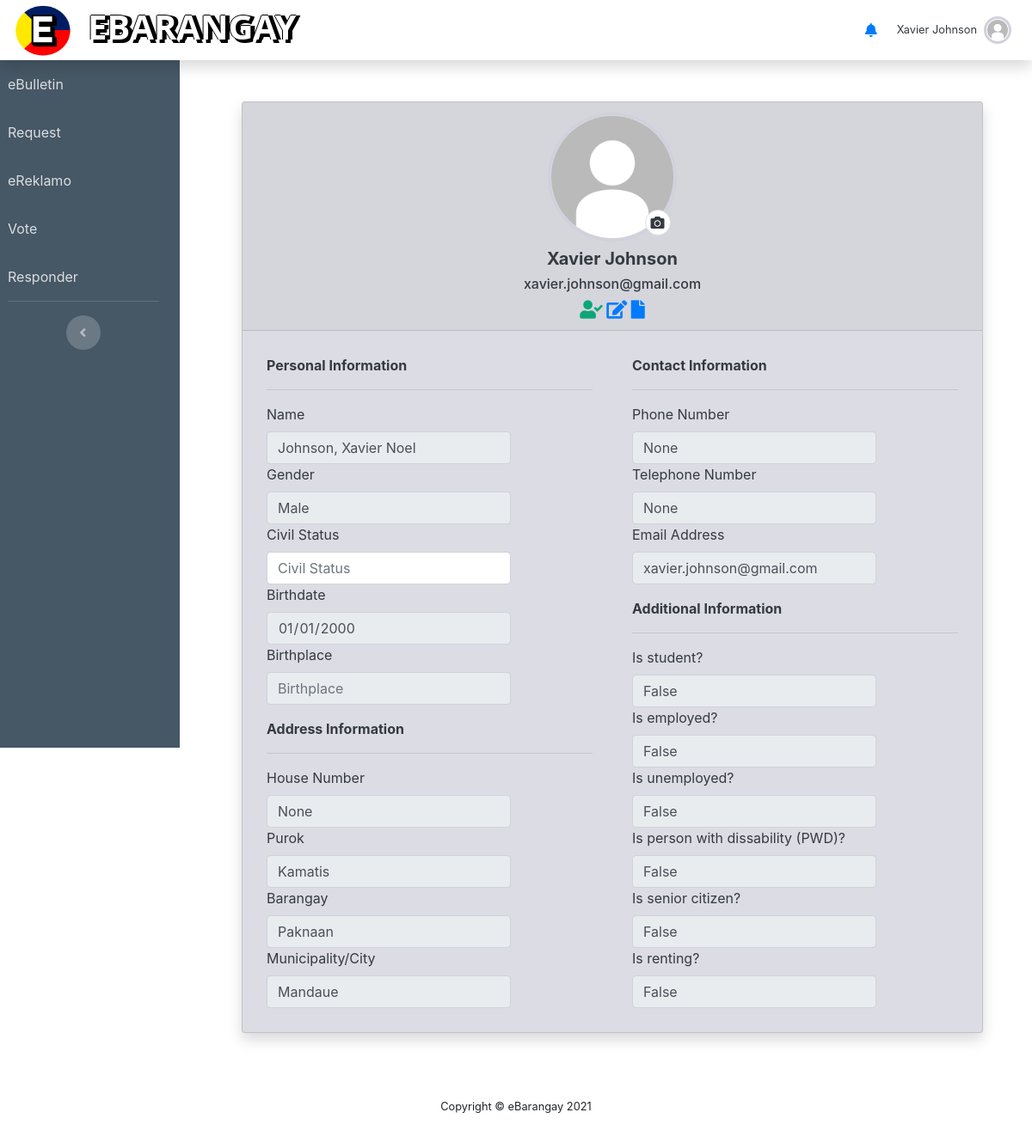
Page /profile.php (signed in) on the earlier database version.
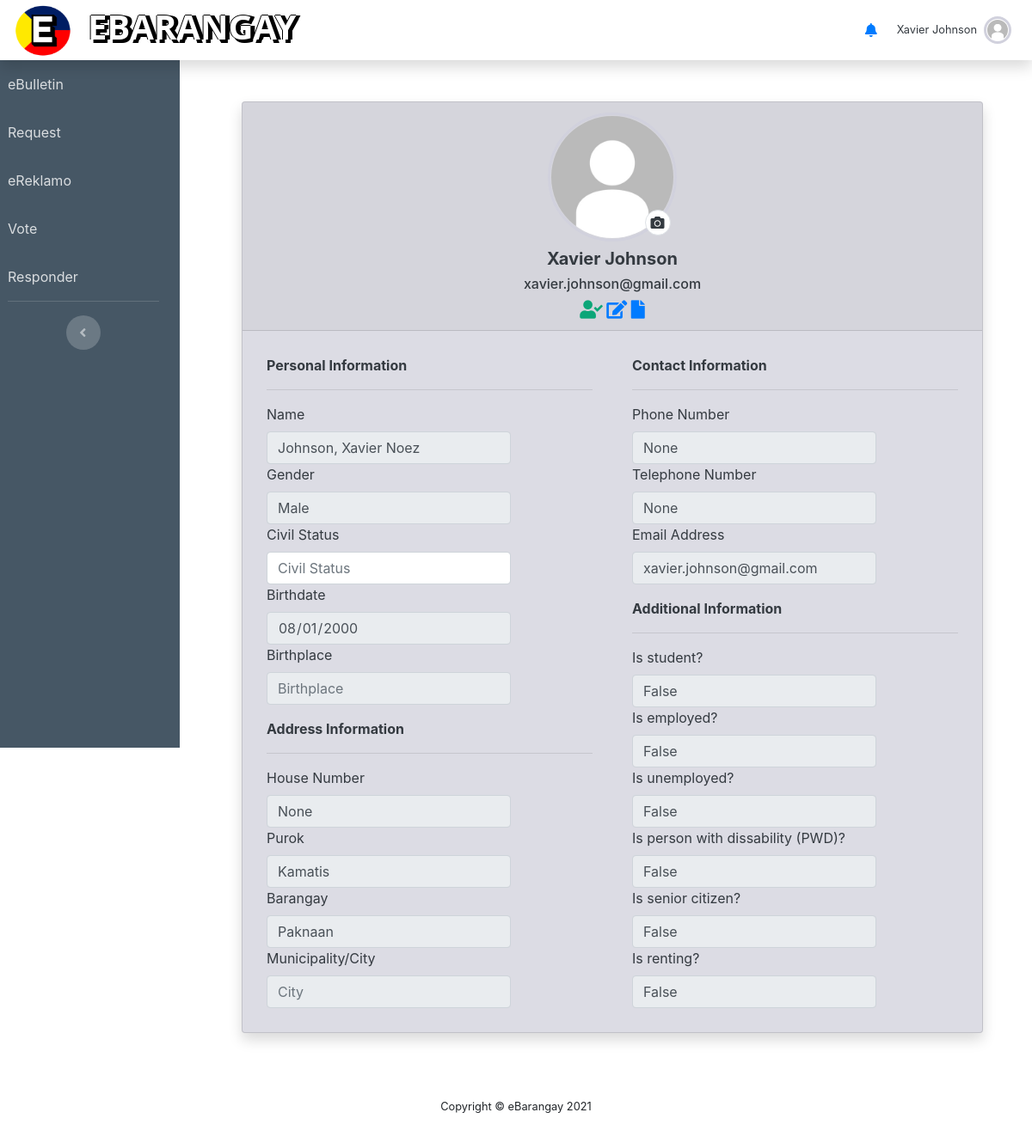
Same page on the later database version.
### tables this page shows
CREATE TABLE `users` (
  `UsersID` int NOT NULL,
  `Firstname` varchar(50) NOT NULL,
  `Middlename` varchar(50) DEFAULT NULL,
  `Lastname` varchar(50) NOT NULL,
  `dateofbirth` varchar(50) NOT NULL,
  `civilStat` varchar(50) NOT NULL,
  `emailAdd` varchar(50) NOT NULL,
  `username` varchar(50) NOT NULL,
  `usersPwd` varchar(255) DEFAULT NULL,
  `userGender` varchar(50) DEFAULT NULL,
  `userType` varchar(50) DEFAULT NULL,
  `profile_pic` varchar(129) DEFAULT NULL,
  `userBarangay` varchar(50) DEFAULT NULL,
  `userPurok` varchar(50) DEFAULT NULL,
  `phoneNum` varchar(20) DEFAULT NULL,
  `teleNum` varchar(20) DEFAULT NULL,
  `VerifyStatus` varchar(20) NOT NULL DEFAULT 'Pending',
  `userCity` varchar(30) NOT NULL DEFAULT 'None',
  `Status` varchar(20) NOT NULL DEFAULT 'Active',
  `isRenting` varchar(20) DEFAULT 'False',
  `landlordName` varchar(50) DEFAULT 'None',
  `landlordContact` varchar(50) DEFAULT 'NONE',
  `barangayPos` varchar(50) DEFAULT 'None',
  `userAddress` varchar(50) DEFAULT NULL,
  `userHouseNum` varchar(50) DEFAULT NULL
);

### profile.php (the view, shortened to what this page needs)
<?php include_once 'header.php' ?>
<?php
    $profile = $conn->query("SELECT * FROM users WHERE UsersID='{$_SESSION['UsersID']}'");
    while($row=$profile->fetch_assoc()):
?>
<div class="col d-flex flex-column px-4">
    <div class="m-4 p-4">
        <div class="card rounded shadow" style="background-color: #dcdce4;">
            <div class="card-header">
                <div class="text-center text-dark">
                    <div class="user-avatar w-100 d-flex justify-content-center">
                        <span class="position-relative">
                            <img src="img/<?php echo $_SESSION["profile_pic"]; ?>" alt="Maxwell Admin" class="img-fluid rounded-circle <?php
                                if($_SESSION["userType"] == "Resident"){
                                    echo "img-res-profile";
                                }
                                elseif($_SESSION["userType"] == "Purok Leader"){
                                    echo "img-purokldr-profile";
                                }
                                elseif($_SESSION["userType"] == "Captain"){
                                    echo "img-capt-profile";
                                }
                                elseif($_SESSION["userType"] == "Secretary"){
                                    echo "img-sec-profile";
                                }
                                elseif($_SESSION["userType"] == "Treasurer"){
                                    echo "img-treas-profile";
                                }
                                elseif($_SESSION["userType"] == "Admin"){
                                    echo "img-admin-profile";
                                }
                            ?>" style="width:150px; height:150px">
                            <a href="javascript:void(0)" data-toggle="modal" data-target="#ppModal" class="text-dark position-absolute rounded-circle img-thumbnail d-flex justify-content-center align-items-center" style="top:75%;left:75%;width:30px;height: 30px">
                                <i class="fas fa-camera"></i>
                            </a>
                        </span>
                    </div>
                    <div class="mt-2">
                        <h5 class="font-weight-bold"><?php echo $name ?></h5>
                        <h6 readonly><?php echo $_SESSION["emailAdd"]; ?></h6>
                    </div>
                </div>
                <div class="text-center">
                    <?php if($row['VerifyStatus'] == 'Verified'): ?>
                        <i class="fas fa-user-check fa-lg" alt="Verified" style="color: #0ca678"></i>
                    <?php elseif($row['VerifyStatus'] == 'Unverified'): ?>
                        <i class="fas fa-user-slash fa-lg" alt="Unverified" style="color: #e63d2e"></i>
                    <?php elseif($row['VerifyStatus'] == 'Pending'): ?>
                        <i class="fas fa-user fa-lg" alt="Pending verification"></i>
                    <?php endif; ?>
                    <a href="javascript:void(0)"><i class="fas fa-edit fa-lg" data-toggle="modal" data-target="#editProfileModal" data-backdrop="static"></i></a>
                    <?php if($_SESSION['userType'] == "Resident"): ?>
                    <a href="javascript:void(0)"><i class="fas fa-file fa-lg" data-toggle="modal" data-target="#requestHistoryModal" data-backdrop="static"></i></a>
                    <?php else: ?>
                    <a href="javascript:void(0)"><i class="fas fa-history fa-lg" data-toggle="modal" data-target="#reportHistory" data-backdrop="static"></i></a>
                    <?php endif; ?>
                </div>
            </div>
            <div class="card-body text-dark">
                <div class="row">
                    <div class="col-md-6">
                        <div class="p-2">
                            <div>
                                <strong>Personal Information</strong><hr>
                            </div>
                            <label class="labels">Name</label>
                            <input type="text" class="form-control w-75" placeholder="Fname Mname Lname" value="<?php echo "{$_SESSION['Lastname']}, {$_SESSION['Firstname']} {$_SESSION['Middlename']}"?>" readonly>
                            <label class="labels">Gender</label>
                            <input type="text" class="form-control w-75" placeholder="Gender" value="<?php echo $_SESSION["userGender"] ?>" readonly>
                            <label class="labels">Civil Status</label>
                            <input type="text" class="form-control w-75" placeholder="Civil Status" value="">
                            <label class="labels">Birthdate</label>
                            <input type="date" class="form-control w-75" placeholder="Birthdate" value="<?php echo $_SESSION["dateofbirth"] ?>" readonly>
                            <label class="labels">Birthplace</label>
                            <input type="text" class="form-control w-75" placeholder="Birthplace" value="" readonly>
                        </div>
                        <div class="p-2">
                            <div>
                                <strong>Address Information</strong><hr>
                            </div>
                            <div class="row-md-4 row-sm-4">
                                <label class="labels">House Number</label>
                                <input type="text" class="form-control w-75" value="<?php if($_SESSION['teleNum'] == NULL){ echo "None"; }else{ echo $_SESSION["userHouseNum"]; }?>" readonly>
                                <label class="labels">Purok</label>
                                <input type="text" class="form-control w-75" placeholder="Barangay" value="<?php echo $_SESSION["userPurok"] ?>" readonly>
                                <label class="labels">Barangay</label>
                                <input type="text" class="form-control w-75" placeholder="Barangay" value="<?php echo $_SESSION["userBarangay"] ?>" readonly>
                                <label class="labels">Municipality/City</label>
                                <input type="text" class="form-control w-75" placeholder="City" value="<?php echo $_SESSION["userCity"] ?>" readonly>
                            </div>
                        </div>
                    </div>
                    <div class="col-md-6">
                        <div class="p-2">
                            <div>
                                <strong>Contact Information</strong><hr>
                            </div>
                            <label class="labels">Phone Number</label>
                            <input type="text" class="form-control w-75" value="<?php if($_SESSION['phoneNum'] == NULL){ echo "None"; }else{ echo $_SESSION["phoneNum"]; }?>" readonly>
                            <label class="labels">Telephone Number</label>
                            <input type="text" class="form-control w-75" value="<?php if($_SESSION['teleNum'] == NULL){ echo "None"; }else{ echo $_SESSION["teleNum"]; }?>" readonly>
                            <label class="labels">Email Address</label>
                            <input type="email" class="form-control w-75" placeholder="@email" value="<?php echo $_SESSION["emailAdd"] ?>" readonly>
                        </div>
                        <div class="p-2">
                            <strong>Additional Information</strong><hr>
                            <label class="labels">Is student?</label>
                            <input type="email" class="form-control w-75" placeholder="@email" value="<?php echo $_SESSION["isRenting"] ?>" readonly>
                            <label class="labels">Is employed?</label>
                            <input type="email" class="form-control w-75" placeholder="@email" value="<?php echo $_SESSION["isRenting"] ?>" readonly>
                            <label class="labels">Is unemployed?</label>
                            <input type="email" class="form-control w-75" placeholder="@email" value="<?php echo $_SESSION["isRenting"] ?>" readonly>
                            <label class="labels">Is person with dissability (PWD)?</label>
                            <input type="email" class="form-control w-75" placeholder="@email" value="<?php echo $_SESSION["isRenting"] ?>" readonly>
                            <label class="labels">Is senior citizen?</label>
                            <input type="email" class="form-control w-75" placeholder="@email" value="<?php echo $_SESSION["isRenting"] ?>" readonly>
                            <label class="labels">Is renting?</label>
                            <input type="email" class="form-control w-75" placeholder="@email" value="<?php echo $_SESSION["isRenting"] ?>" readonly>
                        </div>
                    </div>
                </div>
            </div>
        </div>
    </div>
            <?php endwhile; ?>
    </div>
</body>
<?php include 'footer.php' ?>

### header.php (shortened to what this page needs)
<?php
    if(isset($_SESSION["UsersID"]) == NULL)
    {
        header("location: login.php");
        exit();
    }
    else{
        $firstname = $_SESSION["Firstname"];
        $lastname = $_SESSION["Lastname"];
        $name = "$firstname $lastname";
    }
?>
<!DOCTYPE html>
<html lang="en">
<head>
    <link href="vendor/fontawesome-free/css/all.min.css" rel="stylesheet" type="text/css">
    <link href="css/sb-admin-2.min.css" rel="stylesheet">
    <link href="css/sb-admin-2.css" rel="stylesheet">
    <link href="css/cb2.css" rel="stylesheet">
    <link rel="stylesheet" href="https://cdn.jsdelivr.net/npm/bootstrap@4.3.1/dist/css/bootstrap.min.css">
</head>
<body id="page-top">
<nav class="navbar navbar-expand topbar static-top shadow">
<a class="navbar-brand" href="about.html">
    <img src="img/eb-logo.png" alt="EBARANGAY LOGO" width="70" height="65">
</a>
<h1 class="navbar-text font-weight-bold d-none d-sm-block d-md-block text-white"
    style= "font-family: 'Segoe UI', Tahoma, Geneva, Verdana, sans-serif;
    text-shadow: -1px 0px black, 3px 4px black, 5px 0 black, 0 -1px black;">
    EBARANGAY
</h1>
<ul class="navbar-nav ml-auto">
    <?php if(isset($_SESSION["UsersID"]) != NULL) : ?>
    <li class="nav-item dropdown no-arrow mx-1" id="notifications" onclick="notificationRead()" data-id="<?php echo $_SESSION["UsersID"] ?>">
        <a class="nav-link dropdown-toggle" href="#" id="alertsDropdown" role="button"
            data-toggle="dropdown" aria-haspopup="true" aria-expanded="false">
            <i class="fas fa-bell fa-fw"></i>
        </a>
    </li>
    <?php endif; ?>
    <li class="nav-item dropdown no-arrow">
    <?php if(isset($_SESSION["UsersID"]) != NULL) : ?>
    <a class="nav-link dropdown-toggle" id="userDropdown" role="button"
        data-toggle="dropdown" aria-haspopup="true" aria-expanded="false">
        <span class="mr-2 d-none d-lg-inline text-dark small"><?php if($_SESSION["userType"] == "Admin"){echo "Admin";} else{echo $name;} ?></span>
        <img class="img-profile rounded-circle <?php
            if($_SESSION["userType"] == "Resident"){
                echo "img-res-profile";
            }
            elseif($_SESSION["userType"] == "Purok Leader"){
                echo "img-purokldr-profile";
            }
            elseif($_SESSION["userType"] == "Captain"){
                echo "img-capt-profile";
            }
            elseif($_SESSION["userType"] == "Secretary"){
                echo "img-sec-profile";
            }
            elseif($_SESSION["userType"] == "Treasurer"){
                echo "img-treas-profile";
            }
            elseif($_SESSION["userType"] == "Admin"){
                echo "img-admin-profile";
            }
        ?>" src="img/<?php echo $_SESSION["profile_pic"]; ?> "/>
    </a>
        <?php endif; ?>
    </li>
</ul>
</nav>
<div class="content-wrapper" >
<div class="row">
    <?php if(isset($_SESSION["UsersID"]) && !empty($_SESSION["UsersID"])) : ?>
    <div id="sidebar-area">
    <ul class="navbar-nav sidebar sidebar-dark accordion px-2" id="accordionSidebar" style="background: rgb(70, 87, 101);">
        <?php if($_SESSION["userType"] == "Admin") : ?>
            <li class="nav-item <?php if(basename($_SERVER['PHP_SELF']) === "account.php"): ?> <?php echo "active"; endif; ?>">
            <a class="nav-link <?php if(basename($_SERVER['PHP_SELF']) === "account.php"): ?> <?php echo "bg-secondary"; endif; ?>" href="account.php">
                <span>Accounts</span>
            </a>
        </li>
        <li class="nav-item <?php if(basename($_SERVER['PHP_SELF']) === "captain.php"): ?> <?php echo "active"; endif; ?>">
            <a class="nav-link <?php if(basename($_SERVER['PHP_SELF']) === "captain.php"): ?> <?php echo "bg-secondary"; endif; ?>" href="captain.php">
                <span>Captains</span>
            </a>
        </li>
        <li class="nav-item <?php if(basename($_SERVER['PHP_SELF']) === "barangay.php"): ?> <?php echo "active"; endif; ?>">
            <a class="nav-link <?php if(basename($_SERVER['PHP_SELF']) === "barangay.php"): ?> <?php echo "bg-secondary"; endif; ?>" href="barangay.php">
                <span>Barangay</span>
            </a>
        </li>
        <?php elseif($_SESSION["userType"] == "Resident") : ?>
        <li class="nav-item <?php if(basename($_SERVER['PHP_SELF']) === "index.php"): ?> <?php echo "active"; endif; ?>">
            <a class="nav-link <?php if(basename($_SERVER['PHP_SELF']) === "index.php"): ?> <?php echo "bg-secondary"; endif; ?>" href="index.php">eBulletin</a>
        </li>
        <li class="nav-item <?php if(basename($_SERVER['PHP_SELF']) === "request.php"): ?> <?php echo "active"; endif; ?>">
            <a class="nav-link <?php if(basename($_SERVER['PHP_SELF']) === "request.php"): ?> <?php echo "bg-secondary"; endif; ?>" href="request.php">
                Request
            </a>
        </li>
        <li class="nav-item <?php if(basename($_SERVER['PHP_SELF']) === "ereklamo.php"): ?> <?php echo "active"; endif; ?>">
            <a class="nav-link <?php if(basename($_SERVER['PHP_SELF']) === "ereklamo.php"): ?> <?php echo "bg-secondary"; endif; ?>" href="ereklamo.php">eReklamo</a>
        </li>
        <li class="nav-item <?php if(basename($_SERVER['PHP_SELF']) === "election.php"): ?> <?php echo "active"; endif; ?>">
            <a class="nav-link <?php if(basename($_SERVER['PHP_SELF']) === "election.php"): ?> <?php echo "bg-secondary"; endif; ?>" href="election.php">Vote</a>
        </li>
        <?php if($_SESSION['barangayPos'] != "None"): ?>
            <li class="nav-item <?php if(basename($_SERVER['PHP_SELF']) === "respondent.php"): ?> <?php echo "active"; endif; ?>">
                <a class="nav-link <?php if(basename($_SERVER['PHP_SELF']) === "respondent.php"): ?> <?php echo "bg-secondary"; endif; ?>" href="respondent.php">Responder</a>
            </li>
        <?php endif; ?>
        <hr class="sidebar-divider d-none d-md-block">
        <div class="text-center d-none d-md-inline">
            <button class="rounded-circle border-0" id="sidebarToggle"></button>
        </div>
        <?php endif; ?>
        <?php endif; ?>
    </ul>
    </div>

### footer.php (shortened to what this page needs)
  <footer class="sticky-footer">
      <div class="container my-auto">
          <div class="copyright text-center my-auto">
              <span>Copyright &copy; eBarangay 2021</span>
          </div>
      </div>
  </footer>
</body>
</html>

### css/cb2.css (style rules this page uses)
.img-res-profile { padding: 1px; border: 3px solid rgb(209, 209, 221); }

Differences in the rows shown:
changed users: dateofbirth "01/01/2000" → "08/01/2000"; value "Mandaue" → (not shown)
